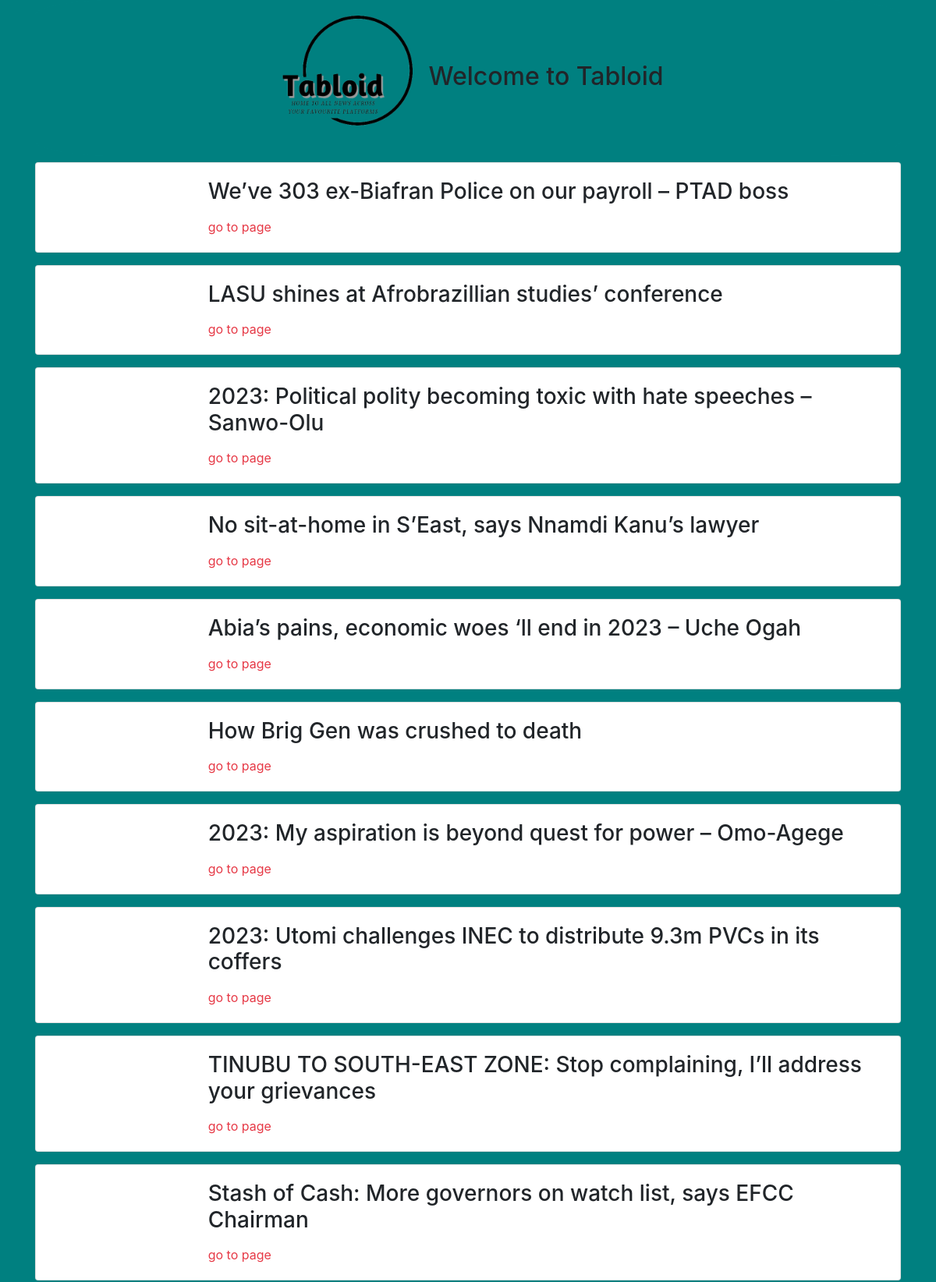
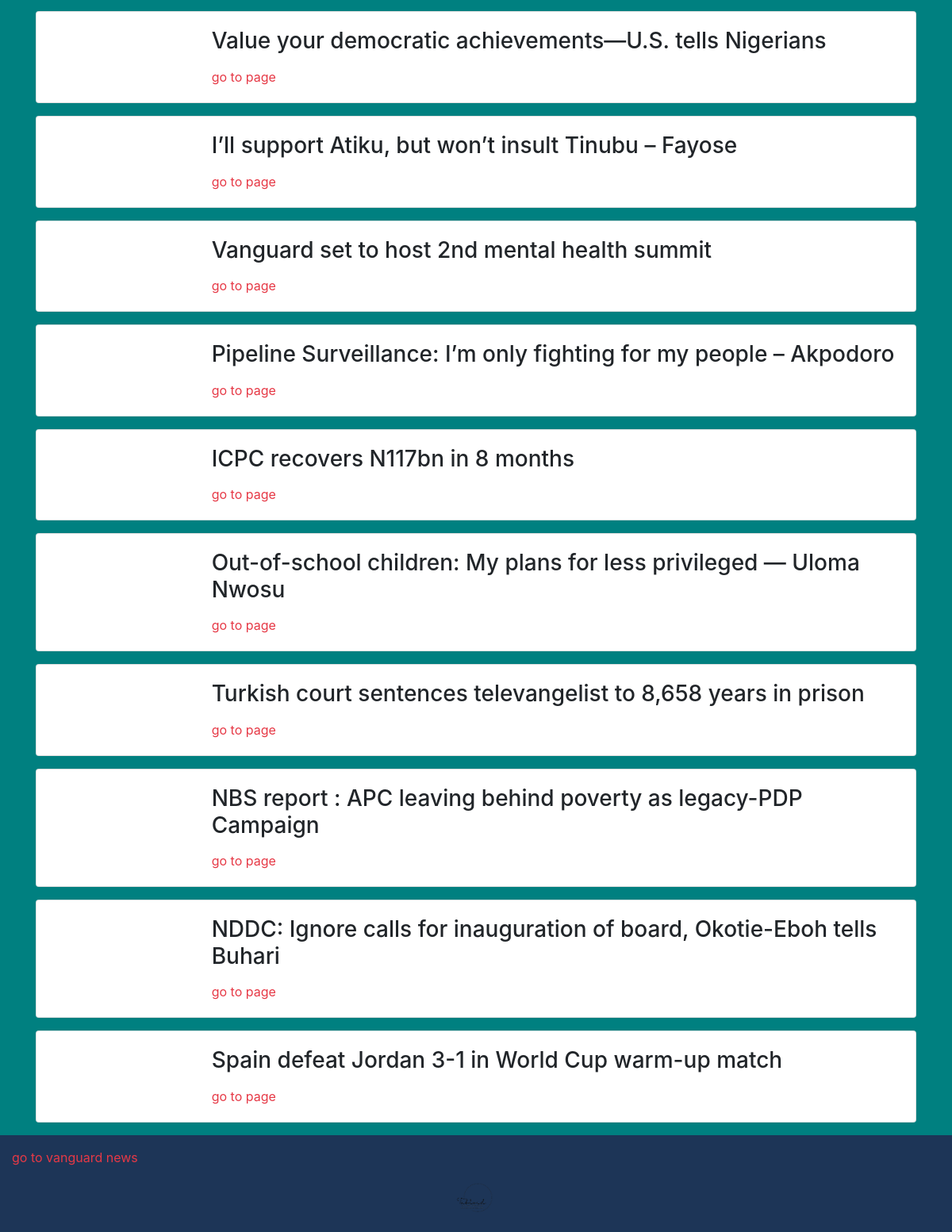
The page /nairaland on the database its author committed (2 pictures, top to bottom).
### podcasts/models.py (models this page shows, shortened)
class Episode(models.Model):
    title = models.CharField(max_length = 200)
    pub_date= models.DateTimeField()
    link = models.URLField()
    image = models.URLField('href')
    episode_name = models.CharField(max_length = 200)
    guid = models.CharField(max_length =100)

### podcasts/views.py (the view)
# urls.py: path("nairaland",HomePageView.as_view(), name = "homepage"),
class HomePageView(ListView):
    template_name ="homepage.html"
    model = Episode
    def get_context_data(self, **kwargs):
        context =super().get_context_data(**kwargs)
        context["episodes"] = Episode.objects.filter().order_by("-pub_date")[:20]
        return context

### templates/homepage.html (shortened to what this page needs)
<!DOCTYPE html>
<html lang="en">
  <head>
    {% load static %}
    <link
      rel="stylesheet"
      href="https://stackpath.bootstrapcdn.com/bootstrap/4.5.2/css/bootstrap.min.css"
    />
    <link rel="stylesheet" href="{% static 'main.css' %}" />
  </head>
  <body class="d-flex flex-column">
    <header>
      <nav class="container">
        <div class="row">
          <div class="col text-center">
            <h2><img src="{% static 'imgs/tab.png' %}" alt="Tabloid! Logo" id="site-logo" />Welcome to Tabloid</h2>
          </div>
        </div>
      </nav>
    </header>
    <main class="container flex-grow-1">
      <div class="row">
        <div class="col">
          {% for episode in episodes %}
          <section class="card mb-3">
            <div class="row no-gutters">
              <div class="col-md-2 my-auto">
              </div>
              <div class="col-md-10">
                <div class="card-body ml-3">
                  <h3 class="card-title">{{ episode.title }}</h3>
                  <a href="{{ episode.link }}" target = "_blank">
                    <p class="card-text"> go to page</p>
                  </a>
                </div>
              </div>
            </div>
          </section>
          {% endfor %}
        </div>
      </div>
    </main>
    <footer class="container-fluid">
      <p><a href="vanguard"> go to vanguard news</a></p>
      <div class="row">
        <div class="col text-center">
          <img src="{% static 'imgs/foot.png' %}" alt="Python Powered" height="50px" />
        </div>
      </div>
    </footer>
  </body>
</html>

### static/main.css (style rules this page uses)
:root { --red: #e63946; --off-white: #f9f9f9; --blue: #457b9d; --dark-blue: #1d3557; }
body { min-height: 100vh; background-color: teal; font-family: -apple-system, BlinkMacSystemFont, "Segoe UI", Roboto, Helvetica, Arial, sans-serif, "Apple Color Emoji", "Segoe UI Emoji", "Segoe UI Symbol"; }
a { color: var(--red); }
#site-logo { max-height: 200px; }
footer { padding: 1em; background-color: var(--dark-blue); position: sticky; position: -webkit-sticky; bottom: 0px; }

### templates/homepage.html (style rules this page uses)
body { background-image: url(static/imgs/background.png); background-repeat: no-repeat; height: 100%; background-size: cover; opacity: 10; }
h2 { background-color: teal; background-blend-mode: darken; border: 4px ; border-radius: 10%; }

### rows shown on the page
Episode: title "We’ve 303 ex-Biafran Police on our payroll – PTAD boss"
Episode: title "LASU shines at Afrobrazillian studies’ conference"
Episode: title "2023: Political polity becoming toxic with hate speeches – Sanwo-Olu"
Episode: title "No sit-at-home in S’East, says Nnamdi Kanu’s lawyer"
Episode: title "Abia’s pains, economic woes ‘ll end in 2023 – Uche Ogah"
Episode: title "How Brig Gen was crushed to death"
Episode: title "2023: My aspiration is beyond quest for power – Omo-Agege"
Episode: title "2023: Utomi challenges INEC to distribute 9.3m PVCs in its coffers"
Episode: title "TINUBU TO SOUTH-EAST ZONE: Stop complaining, I’ll address your grievances"
Episode: title "Stash of Cash: More governors on watch list, says EFCC Chairman"
Episode: title "Value your democratic achievements—U.S. tells Nigerians"
Episode: title "I’ll support Atiku, but won’t insult Tinubu – Fayose"
Episode: title "Vanguard set to host 2nd mental health summit"
Episode: title "Pipeline Surveillance: I’m only fighting for my people – Akpodoro"
Episode: title "ICPC recovers N117bn in 8 months"
Episode: title "Out-of-school children: My plans for less privileged — Uloma Nwosu"
Episode: title "Turkish court sentences televangelist to 8,658 years in prison"
Episode: title "NBS report : APC leaving behind poverty as legacy-PDP Campaign"
Episode: title "NDDC: Ignore calls for inauguration of board, Okotie-Eboh tells Buhari"
Episode: title "Spain defeat Jordan 3-1 in World Cup warm-up match"
